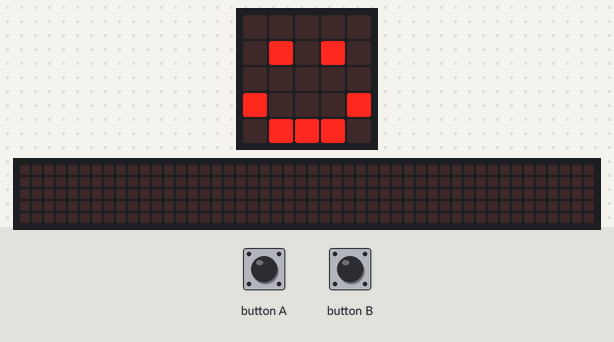
Simulated run of this program. Board: BBC micro:bit (MakeCode). On the bench: the board's 5×5 LED display, a strip that is not on the board, showing the scrolling text unrolled. The test bench sets the inputs (shaded band). Random numbers come from a fixed seed; the 48×5 strip is a reading aid, not a part: it shows the text the display is scrolling, unrolled, one strip-width of it at a time.

Above: at 1.8 s.
1.9 s: button A pressed for 0.15 s
At 2.12 s:
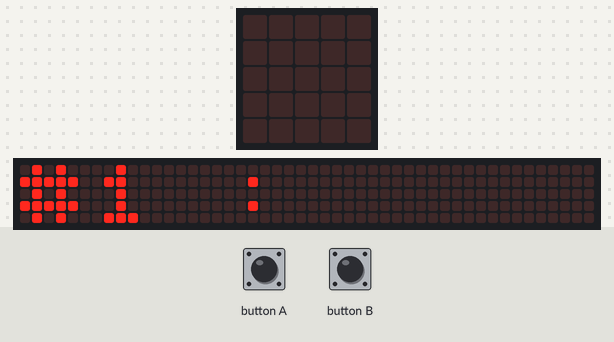
2.6 s: button B pressed for 0.15 s
At 3.17 s:
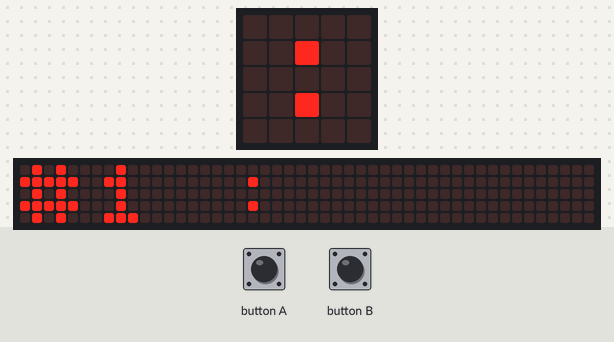
5.3 s: button A pressed for 0.15 s
At 9.47 s:
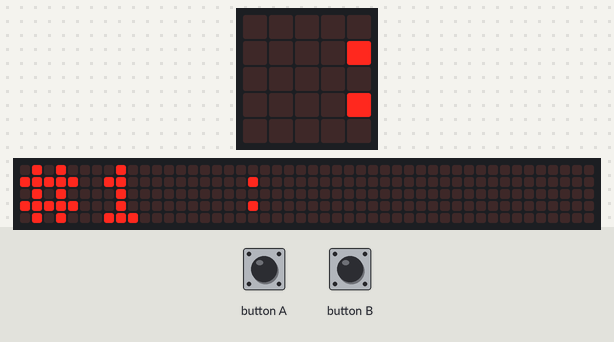

Measured:
- after the input at 1.9 s, the display: changes after 0.15 s (image 1)

The program:

main.ts
```typescript
// (licence header left out)
// setup
basic.clearScreen()
basic.showIcon(IconNames.Happy)

// variables
let number1: number = 0
number1 = randint (0,99)
let number2: number = 0
number2 = randint (0,99)

// button A
input.onButtonPressed(Button.A, function() {
    basic.clearScreen()
    basic.showString('#1 :')
    basic.showNumber(number1)
})

// button B
input.onButtonPressed(Button.B, function() {
    basic.clearScreen()
    basic.showString('#2 :')
    basic.showNumber(number2)
})

// comparing numbers
input.onGesture(Gesture.Shake, function() {
    if (number1 >= number2)
    basic.showString(number1.toString() + ">" + number2.toString())

    else
    basic.showString(number2.toString() + ">" + number1.toString())

// pause and show you're ready again
basic.pause(1000)
basic.showIcon(IconNames.Sad)
})
```
